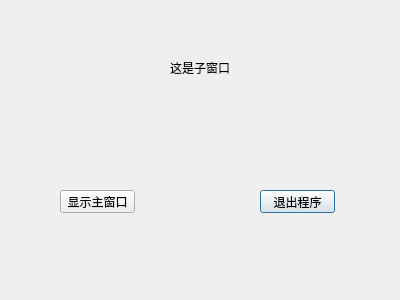
<?xml version="1.0" encoding="UTF-8"?>
<ui version="4.0">
 <class>myDialog</class>
 <widget class="QDialog" name="myDialog">
  <property name="geometry">
   <rect>
    <x>0</x>
    <y>0</y>
    <width>400</width>
    <height>300</height>
   </rect>
  </property>
  <property name="windowTitle">
   <string>Dialog</string>
  </property>
  <widget class="QLabel" name="label">
   <property name="geometry">
    <rect>
     <x>170</x>
     <y>60</y>
     <width>81</width>
     <height>16</height>
    </rect>
   </property>
   <property name="text">
    <string>这是子窗口</string>
   </property>
  </widget>
  <widget class="QPushButton" name="pushButton">
   <property name="geometry">
    <rect>
     <x>260</x>
     <y>190</y>
     <width>75</width>
     <height>23</height>
    </rect>
   </property>
   <property name="text">
    <string>退出程序</string>
   </property>
  </widget>
  <widget class="QPushButton" name="showMainWindow">
   <property name="geometry">
    <rect>
     <x>60</x>
     <y>190</y>
     <width>75</width>
     <height>23</height>
    </rect>
   </property>
   <property name="text">
    <string>显示主窗口</string>
   </property>
  </widget>
 </widget>
 <resources/>
 <connections>
  <connection>
   <sender>pushButton</sender>
   <signal>clicked()</signal>
   <receiver>myDialog</receiver>
   <slot>close()</slot>
   <hints>
    <hint type="sourcelabel">
     <x>291</x>
     <y>202</y>
    </hint>
    <hint type="destinationlabel">
     <x>292</x>
     <y>229</y>
    </hint>
   </hints>
  </connection>
 </connections>
</ui>
